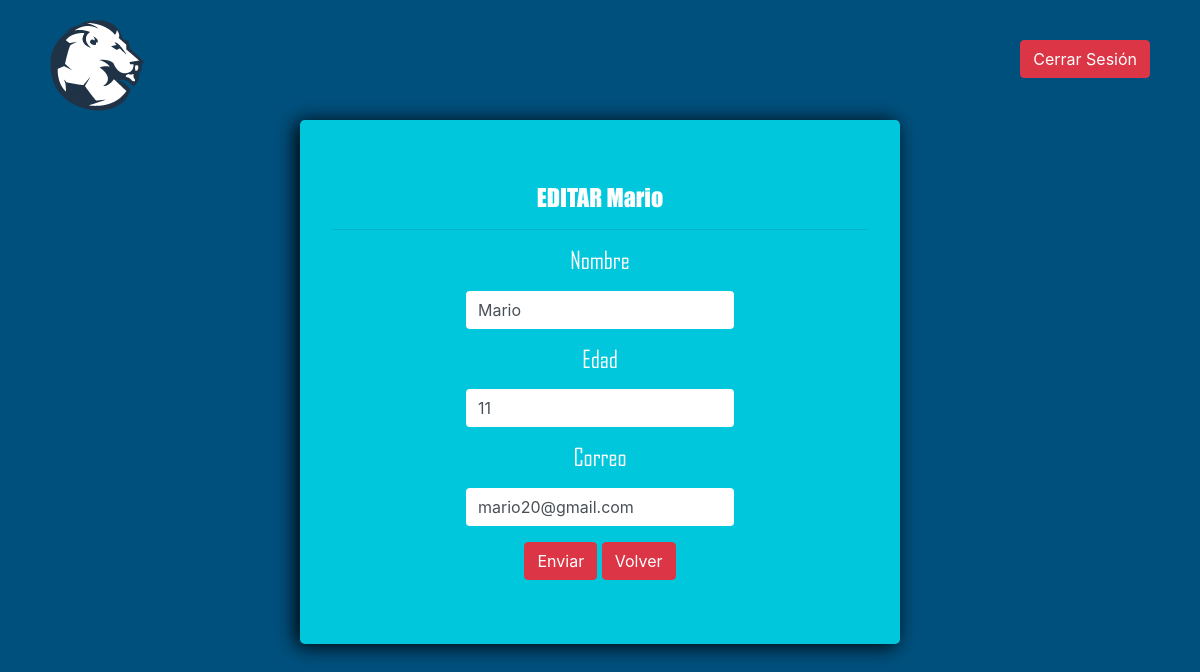
The app's page /editarUser.php?idperson=4 (signed in) with its own data.
### tables this page shows
CREATE TABLE `usuarios` (
  `id` int(11) NOT NULL,
  `nombre` varchar(30) NOT NULL,
  `correo` varchar(30) NOT NULL,
  `edad` int(5) NOT NULL
);

### editarUser.php (the view, shortened to what this page needs)
<?php
$IdUser = $_GET['idperson'];
require "php/conexion.php";
$Sql ="SELECT * FROM 	usuarios WHERE id ='$IdUser'";
$Result = mysqli_query($conect,$Sql);
$Row = mysqli_fetch_array($Result);
?>
<!DOCTYPE html>
<html lang="en">
<head>
	<link rel="stylesheet" href="css/bootstrap.min.css">
	<link rel="stylesheet" href="css/estilos.css">
</head>
<body>
	<div class="ContGeneralEdit">
		<nav class="navUser">
			<div class="logo_esquinaUser">
				<img src="img/Loguito.png">
			</div>
			<div class="CerrarUser">
				<a href="Logout.php" class="btn btn-danger">Cerrar Sesión</a>
			</div>
		</nav>
		<div class="Edit jumbotron">
			<h2 class="TituloLog">EDITAR <?php echo $Row['nombre']?></h2>
			<hr>
			<form action="Update.php" method="post">
				<div class="form-group">
					<p class="Titulo2Log">Nombre</p>
					<input type="text" class="FormInputLog form-control" aria-describedby="emailHelp" placeholder="Nombre" name='Nombre' value="<?php echo $Row['nombre'];?>">
				</div>
				<div class="form-group">
					<p class="Titulo2Log">Edad</p>
					<input type="number" class="FormInputLog form-control" aria-describedby="emailHelp" placeholder="Edad" name='Edad' value="<?php echo $Row['edad'];?>">
				</div>
				<div class="form-group">
					<p class="Titulo2Log">Correo</p>
					<input type="email" class="FormInputLog form-control" aria-describedby="emailHelp" placeholder="Correo" name='Correo' value="<?php echo $Row['correo'];?>">
				</div>
				<button type="submit" class="btn btn-danger">Enviar</button>
				<a class="btn btn-danger" href="usuarios.php">Volver</a>
			</form>
		</div>
	</div>
</body>
</html>

### css/estilos.css (style rules this page uses)
* { margin: 0; padding: 0; border: 0; outline: none; text-decoration: none !important; list-style: none; }
body { overflow: hidden; }
html { scroll-behavior: smooth; }
h2 { font-size: 3em; color: white; font-family: 'impact', sans-serif; }
p { font-family: 'caviar', sans-serif; font-size: 1.3em; line-height: 1.2; color: white; font-weight: 400; text-align: justify; }
.FormInputLog { width: 50%; margin: auto; border: solid 0; box-shadow: none !important; }
.TituloLog { font-family: 'impact', sans-serif; font-size: 1.5em; text-align: center; }
.Titulo2Log { font-family: 'agency',sans-serif; font-size: 1.5em; text-align: center; }
.navUser { height: 15%; position: relative; }
.logo_esquinaUser { position: absolute; top: 20px; left: 50px; }
.CerrarUser { position: absolute; top: 40px; right: 50px; }
.ContGeneralEdit { background: #00507d; width: 100%; height: 100vh; }
.Edit { width: 50%; margin: auto; text-align: center; box-shadow: -4px 2px 20px 0 black; background: #00c7dc; }

### records on screen
usuarios: nombre "Mario", Nombre "Mario", Edad "11", Correo "mario20@gmail.com"
